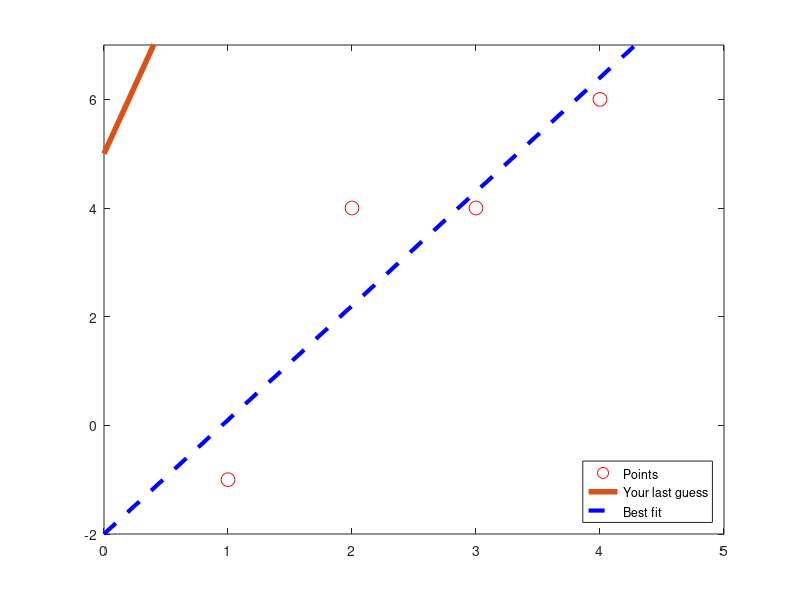

Recreate this plot in MATLAB.
clear
close all

% Coordinates of points ( alpha, beta ):
a = [
    1
    2
    3
    4
    ];

b = [
    -1
    4
    4
    6
    ];

% Create the matrix A
A = [ ones( size(a) ) a ];

% Compute the limits for the axes
amin = min( a )-1;
amax = max(a)+1;
bmin = min(b)-1;
bmax = max(b)+1;

% Plot the points for the first iteration
plot( a, b, 'o', 'MarkerSize', 10, 'Color', 'red' );
axis( [ amin amax bmin bmax ]);
hold on

disp( 'Try to fit the line three times:' );
for i=1:3
    % Get the guesses for chi0 and chi1
    disp( 'Guess chi0 and chi1 such that f( alpha ) = chi0 + chi1 alpha fits the points' );
    chi0 = input( 'Input chi0' );
    chi1 = input( 'Input chi1' );
    
    % Make into a vector
    x = [ chi0
          chi1 ];
      
    hold off
    % Plot the line for the latest guess
    plot( a, b, 'o', 'MarkerSize', 10, 'Color', 'red' );
    axis( [ amin amax bmin bmax ] );
    hold on
    plot( [ amin amax ], [x(1)+x(2)*amin x(1)+x(2)*amax ], '-', 'LineWidth', 4 );

    % Report the norm of the residual
    disp( 'norm( b - A * x )' );
    norm( b - A * x )    
end

disp( 'Your last norm( b - A * x )')
norm( b - A * x )

% Compute and report the best linear least squares fit
x = ( A' * A ) \ A' * b;
plot( [ amin amax ], [ x(1) + x(2)*amin x(1)+x(2)*amax ], '--', 'Color', 'blue', 'LineWidth', 3 );

disp( 'Best fit norm( b - A * x )' );
norm( b - A * x )

legend( 'Points', 'Your last guess', 'Best fit', 'Location', 'SouthEast' );

disp( 'Best choices for chi0 and chi1:')
[ x(1) x(2) ]

